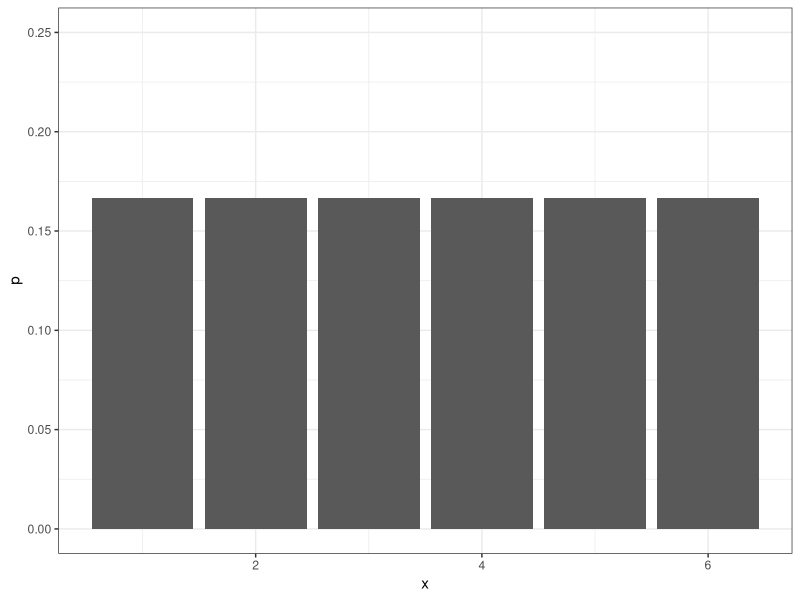
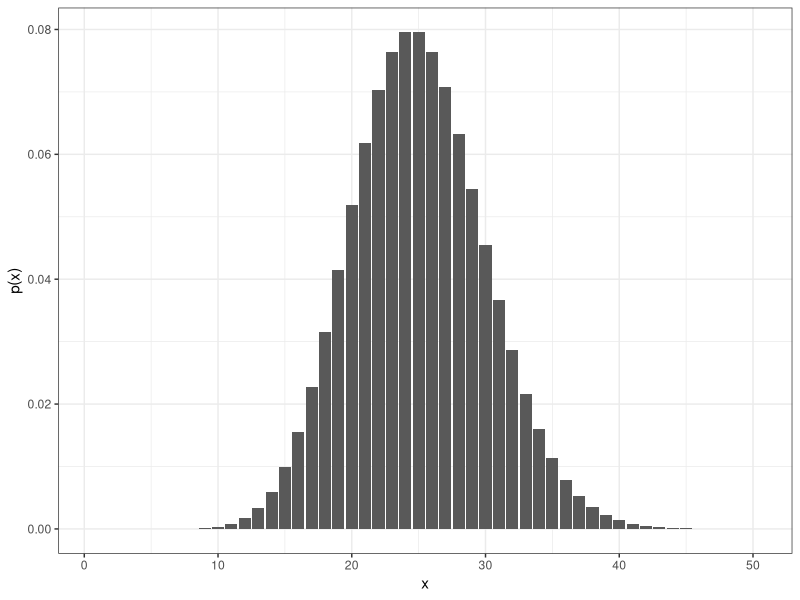
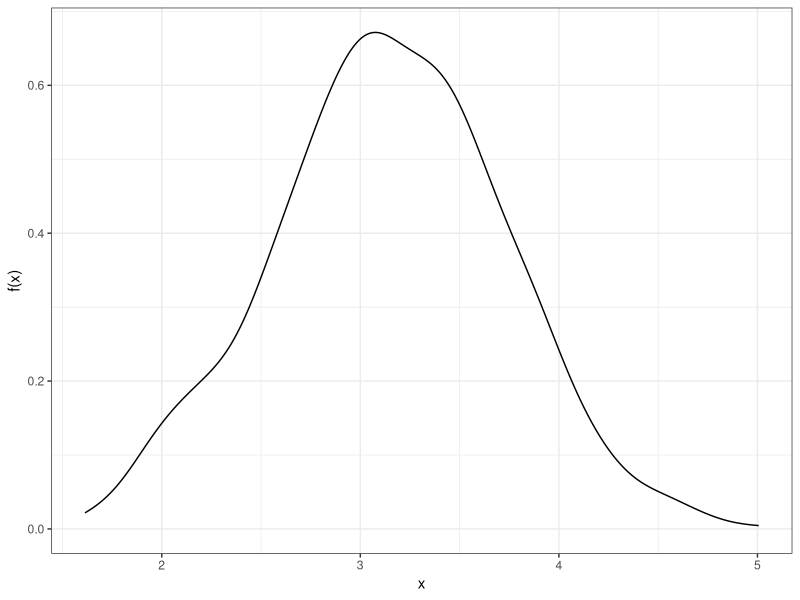
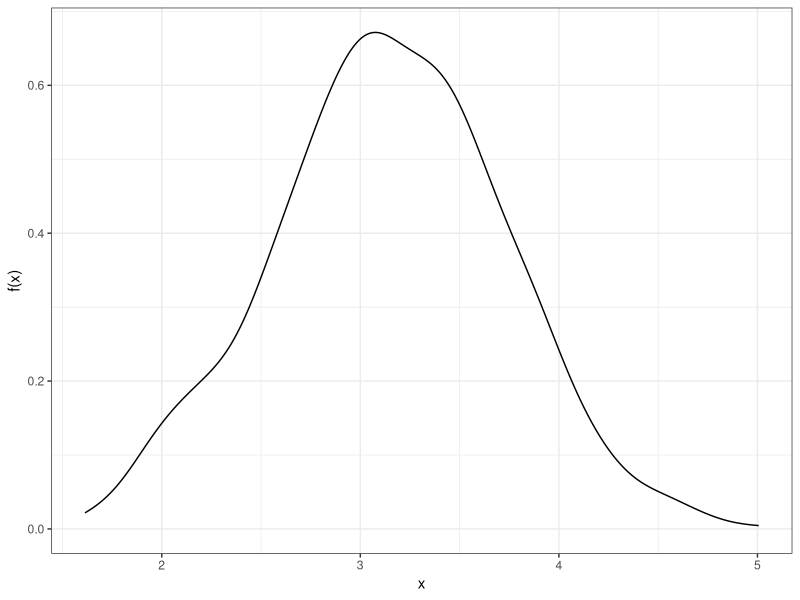
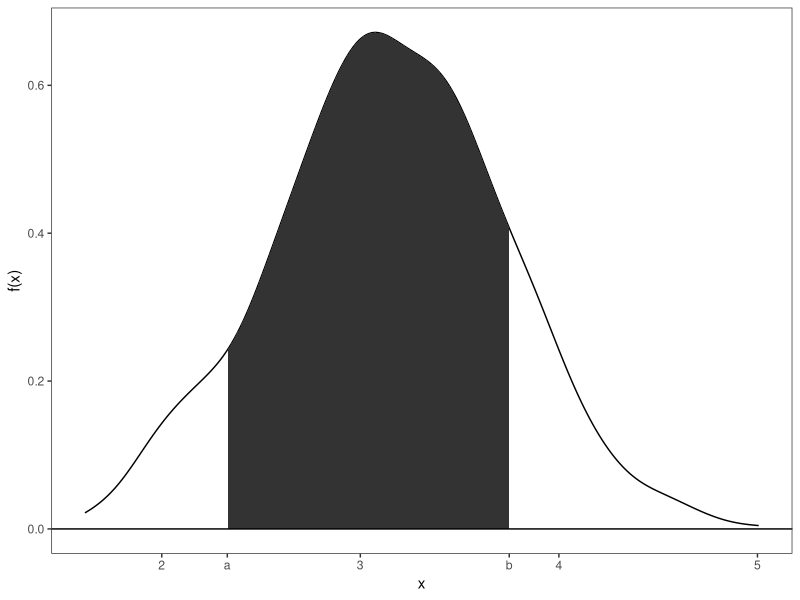
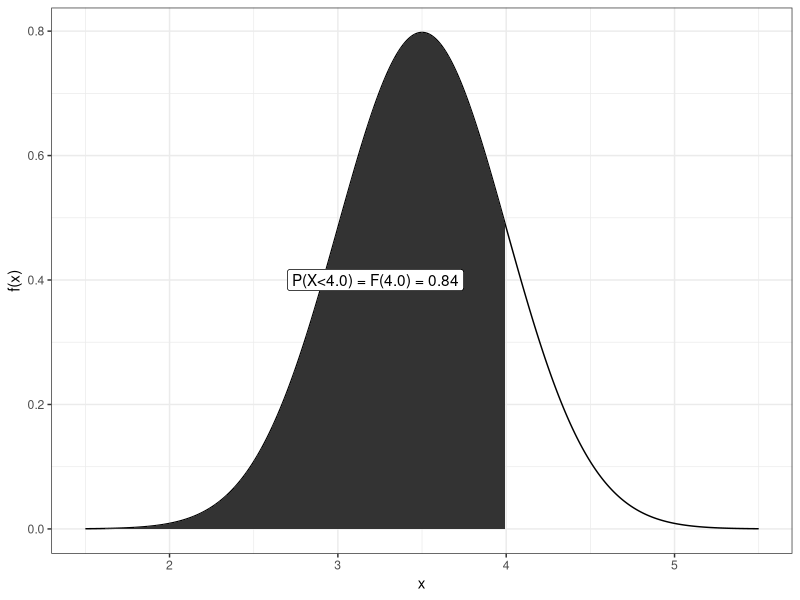
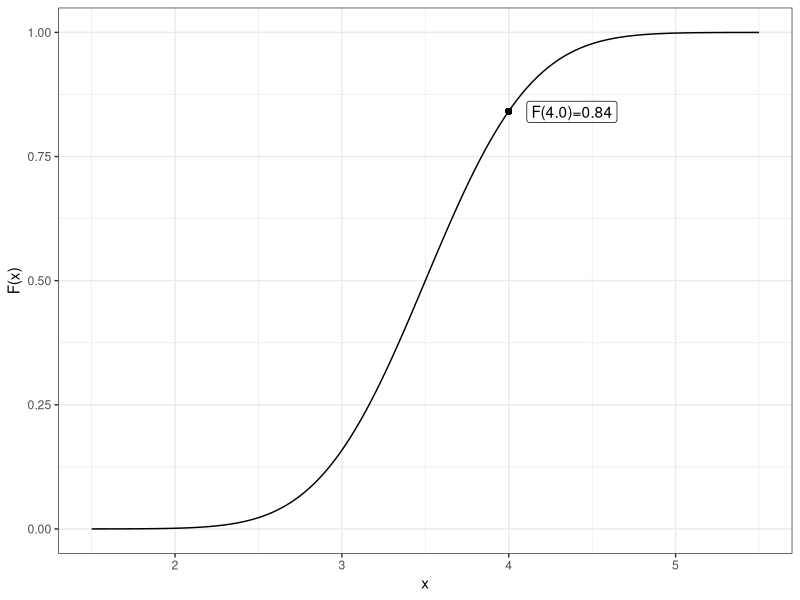

Generate these figures, in order, with R: (Note: this script raises an error after producing the figures.)
## ---- chunk 1
require(tidyverse)
require(ggplot2)
require(reshape2)
require(knitr)
require(kableExtra)
knitr::opts_chunk$set(fig.width=3.5, fig.height=3.5, echo = FALSE, cache=TRUE, error=FALSE, warnings=FALSE, dpi=600)
options(digits=2)
## ---- chunk 2
kable(matrix(c(1:6,rep(1/6,6)),ncol=6, byrow=TRUE, dimnames=list(c('x','p(x)'), c()))) %>% kable_styling(full_width = FALSE)
## ---- chunk 3
plot(data.frame(x=1:6, p=1/6) %>% ggplot(aes(x=x, y=p)) + geom_bar(stat="identity") + theme_bw() + ylim(c(0,.25)))
## ---- chunk 4
kable(matrix(c("0","0.61","1","0.39"),ncol=2, dimnames=list(c('x','p(x)'), c('non-smoker','smoker')))) %>% kable_styling(full_width = FALSE)
## ---- chunk 5
x=1:50
ggplot(data.frame(x=x, fx=dpois(x, lambda=25)), aes(x,fx)) + geom_bar(stat="identity") + theme_bw() + ylab("p(x)")
## ---- chunk 6
# ounce <- 0.0283495231
# pound <- 0.45359237
# ggplot(babies, aes(x=wt*ounce)) + theme_bw() + xlab("x") + ylab("f(x)") + geom_density() #+ ggtitle("Weight (kg) of a newborn baby"))
#plot(ggplot(fat, aes(x=weight*pound)) + theme_bw() + xlab("x") + ylab("f(x)") + geom_density() + ggtitle("Weight (kg) of a man"))
##Simulate weights
baby <- data.frame(smoke=sample(1000, x=0:2, prob=c(0.45,0.45,0.1), replace=TRUE)) %>% mutate(m=c(3.4, 3.0, 2.5)[smoke+1], wt=rnorm(n(), mean=m, sd=0.5))
ggplot(baby, aes(x=wt)) + theme_bw() + xlab("x") + ylab("f(x)") + geom_density() 
## ---- chunk 7
ggplot(baby, aes(x=wt)) + theme_bw() + xlab("x") + ylab("f(x)") + geom_density() 
#plot(ggplot(data.frame(w=wt), aes(x=w)) + theme_bw() + xlab("x") + ylab("f(x)") + geom_density())

df.wt <- density(baby$wt)
df.wt <- data.frame(x=df.wt$x, y=df.wt$y)
plot(ggplot(baby, aes(x=wt)) + theme_bw() + xlab("x") + ylab("f(x)") + geom_density() + geom_area(data=df.wt %>% filter(x<3.75, x>2.33), aes(x=x, y=y)) + scale_x_continuous(breaks=c(2,2.33,3,3.75,4,5), labels=c('2','a','3','b','4','5')) + geom_hline(yintercept=0) + theme(panel.grid=element_blank()))
#plot(ggplot(data.frame(w=wt), aes(x=w)) + theme_bw() + xlab("x") + ylab("f(x)") + geom_density() + geom_area(data=df.wt %>% filter(x<3.75, x>2.33), aes(x=x, y=y)) + scale_x_continuous(breaks=c(2,2.33,3,3.75,4,5), labels=c('2','a','3','b','4','5')) + geom_hline(yintercept=0) + theme(panel.grid=element_blank()))
## ---- chunk 8
w<-seq(1.5,5.5,.01)
df.nwt <- data.frame(w=w, f=dnorm(w, 3.5, 0.5))
#ggplot(df.nwt, aes(x=w, y=f)) + geom_line() + theme_bw() + xlab("Weight (kg)") + ylab("f(x)")
## ---- chunk 9
plot(ggplot(df.nwt, aes(x=w, y=f)) + geom_line() + theme_bw() + xlab("x") + ylab("f(x)") + geom_area(data=df.nwt %>% filter(w<4.0)) + annotate("label",label=sprintf("P(X<4.0) = F(4.0) = %.2f", pnorm(4,3.5,0.5)), x=2.7, y=0.4, hjust=0))
df.nwt$F <- pnorm(df.nwt$w, 3.5, 0.5)
plot(ggplot(df.nwt, aes(x=w, y=F)) + geom_line() + xlab("x") + ylab("F(x)") + theme_bw() + geom_point(aes(x=4, y=pnorm(4,3.5,.5))) + annotate("label",label=sprintf("F(4.0)=%.2f", pnorm(4,3.5,.5)), x=4, y=.84, hjust=-0.2))##+ ggtitle("Cumulative distribution function") 
## ---- chunk 10
knitr::include_graphics("figures/coinurn.png")
## ---- chunk 11
# A single coin toss
sample(c("H", "T"), size=1)
# Another coin toss
sample(c("H", "T"), size=1)
## ---- chunk 12
# 20 independent coin tosses
(coins <- sample(c("H", "T"), size=20, replace=TRUE))
## ---- chunk 13
# How many heads?
sum(coins == "H")
## ---- chunk 14
Nheads <- replicate(1000, {
  coins <- sample(c("H", "T"), size=20, replace=TRUE)
  sum(coins == "H")
})
## ---- chunk 15
hist(Nheads, breaks=0:20)
## ---- chunk 16
sum(Nheads >= 15)
## ---- chunk 17
kable(matrix(c('x','0','1','p(x)','1-p','p'), byrow=TRUE, ncol=3)) %>% kable_styling("striped", full_width = FALSE)
## ---- chunk 18
kable(matrix(c(98,882,980, 16, 4, 20, 114, 886, 1000), byrow = TRUE, ncol=3, dimnames=list(c("not cancer", "cancer", "total"), c("pos", "neg", "tot")))) %>% kable_styling("striped", full_width = FALSE)
